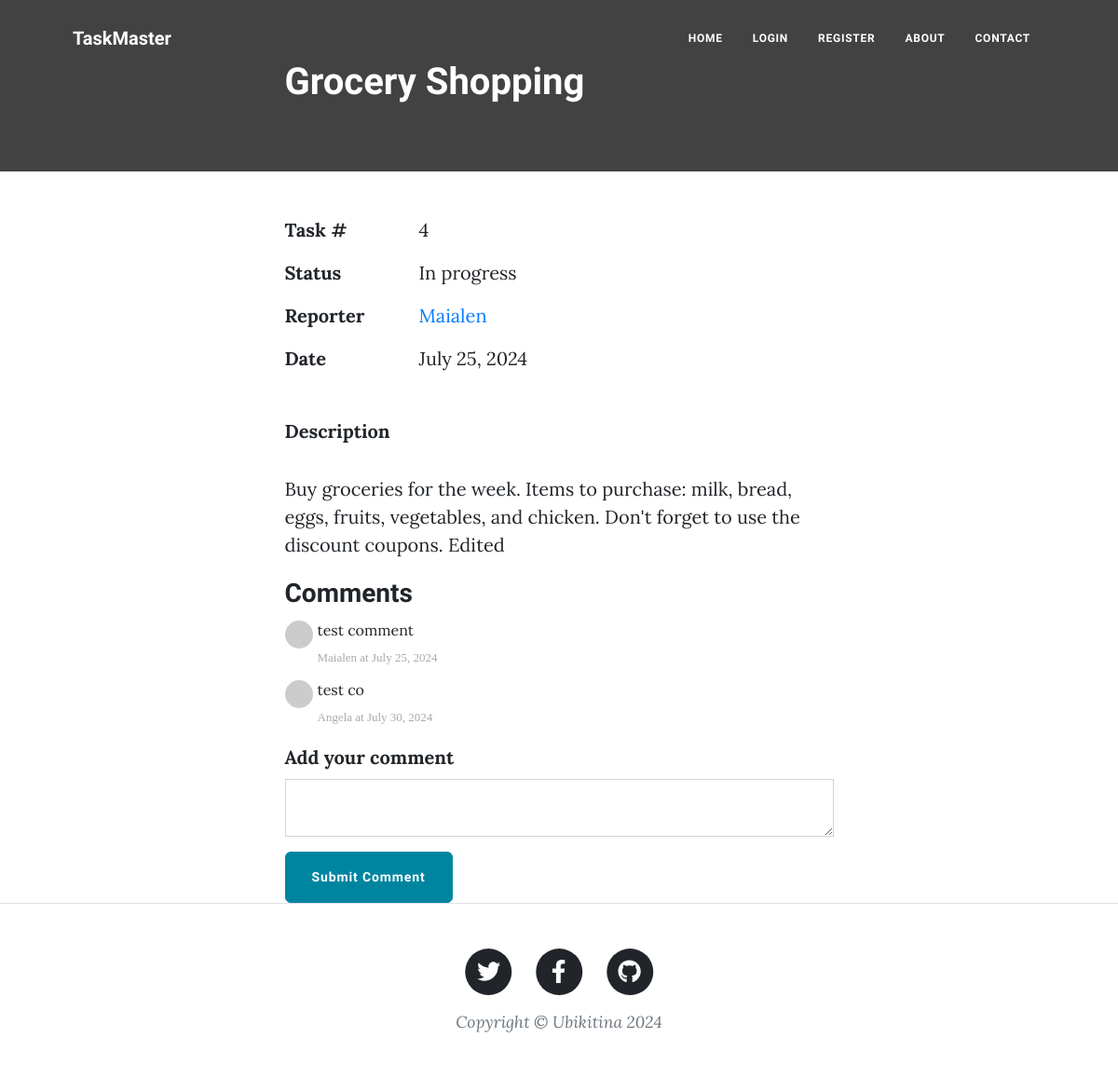
Page /task/4 on the earlier database version.
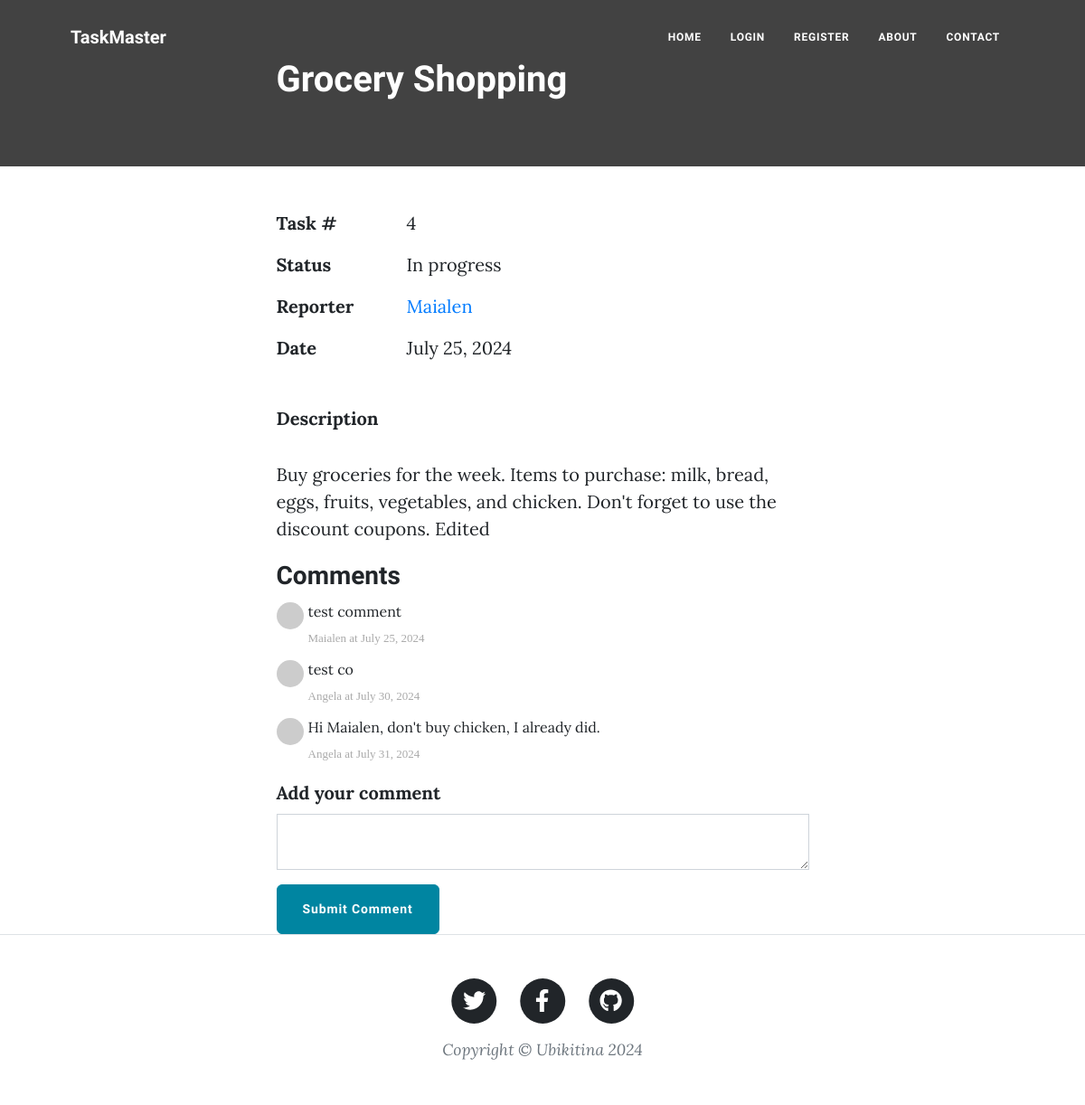
Same page on the later database version.
### main.py (models this page shows)
class Comment(db.Model):
    __tablename__ = "comments"
    id = db.Column(db.Integer, primary_key=True)
    author_id = db.Column(db.Integer, db.ForeignKey("users.id"))   # "users.id" The users refers to the tablename of the Users class.
    comment_author = relationship("User", back_populates="comments")  # "comments" refers to the comments property in the User class.
    task_id = db.Column(db.Integer, db.ForeignKey("tasks.id"))
    parent_task = relationship("Task", back_populates="comments")
    text = db.Column(db.Text, nullable=False)
    date = db.Column(db.String(250), nullable=False)

class User(UserMixin, db.Model):
    __tablename__ = "users"
    id = db.Column(db.Integer, primary_key=True)
    email = db.Column(db.String(100), unique=True)
    password = db.Column(db.String(100))
    name = db.Column(db.String(100))
    tasks = relationship("Task", back_populates="author")  # The "author" refers to the author property in the Task class.
    comments = relationship("Comment", back_populates="comment_author")  # "comment_author" refers to the comment_author property in the Comment class.

### main.py (the view, shortened to what this page needs)
@app.route("/task/<int:task_id>", methods=["GET", "POST"])
def show_task(task_id):
    requested_task = db.get_or_404(Task, task_id)
    comment_form = CommentForm()  # Add the CommentForm to the route
    return render_template("task.html", task=requested_task, current_user=current_user, form=comment_form)

### forms.py
class CommentForm(FlaskForm):
    comment_text = TextAreaField("Add your comment", validators=[DataRequired()])
    submit = SubmitField("Submit Comment")

### templates/task.html (shortened to what this page needs)
{% from "bootstrap5/form.html" import render_form %}
{% include "header.html" %}
<header class="taskhead" >
  <div class="container position-relative px-4 px-lg-5">
    <div class="row gx-4 gx-lg-5 justify-content-center">
      <div class="col-md-10 col-lg-8 col-xl-7">
        <div class="post-heading">
          <h1>{{ task.title }}</h1>
        </div>
      </div>
    </div>
  </div>
</header>
<article>
  <div class="container px-4 px-lg-5">
    <div class="row gx-4 gx-lg-5 justify-content-center">
      <div class="col-md-10 col-lg-8 col-xl-7">
        <div class="task-info">
          <div class="task-info-row">
            <span class="task-info-label">Task #</span>
            <span class="task-info-value">{{ task.id }}</span>
          </div>
          <div class="task-info-row">
            <span class="task-info-label">Status</span>
            <span class="task-info-value">{{ task.status }}</span>
          </div>
          <div class="task-info-row">
            <span class="task-info-label">Reporter</span>
            <span class="task-info-value"><a href="#">{{ task.author.name }}</a></span>
          </div>
          <div class="task-info-row">
            <span class="task-info-label">Date</span>
            <span class="task-info-value">{{ task.date }}</span>
          </div>
        </div>
        <p style="font-weight: bold;">Description</p>
        {{ task.body|safe }}
        <div class="comment">
          <ul class="commentList">
            <h3>Comments</h3>
             {% for comment in task.comments: %}
            <li>
              <div class="commenterImage">
                <img src="{{ comment.comment_author.email | gravatar }}" />
              </div>
              <div class="commentText">
                <p>{{comment.text|safe}}</p>
                <span class="date sub-text">{{comment.comment_author.name}} at {{comment.date}}</span>
              </div>
            </li>
            {% endfor %}
          </ul>
        </div>
        {{ render_form(form, novalidate=True, button_map={"submit": "primary"}) }}
      </div>
    </div>
  </div>
</article>
{% include "footer.html" %}

Differences in the rows shown:
added Comment: text "Hi Maialen, don't buy chicken, I already did.", comment_author.name "Angela", date "July 31, 2024"
